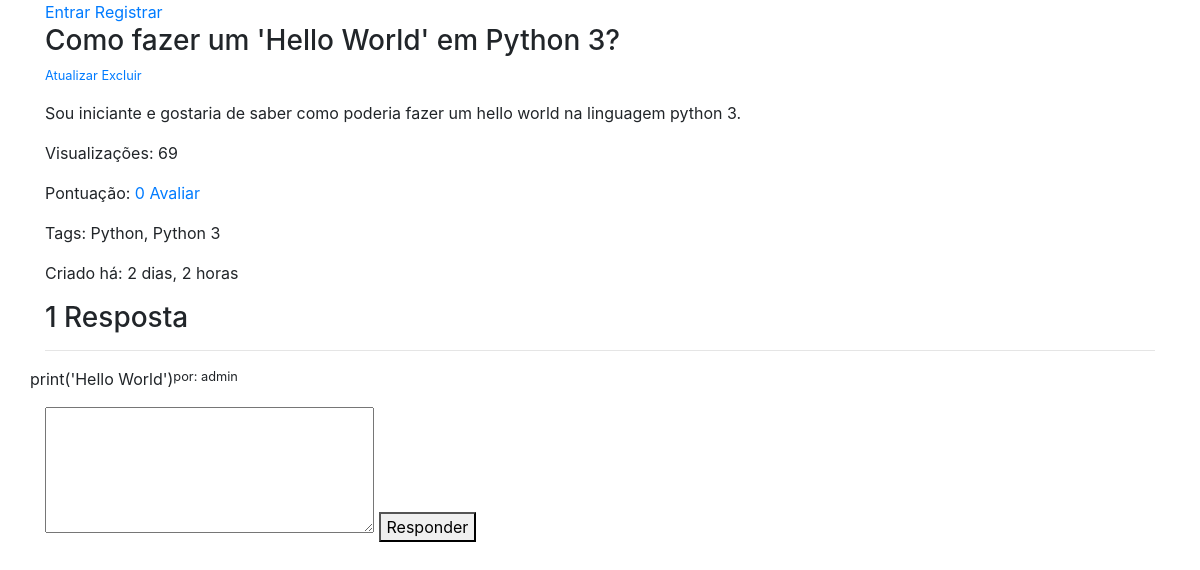
Page /forum/como-fazer-um-hello-world-em-python-3/ on the committed database.
### forum/models.py (models this page shows, shortened)
class Question(models.Model):
    user = models.ForeignKey(User, on_delete=models.CASCADE)
    title = models.CharField(max_length=120)
    text = models.TextField(max_length=500)
    views = models.IntegerField(default=0)
    likes = models.ManyToManyField(User, related_name='likes')
    tags = models.TextField(help_text='Separar tags por vírgula.')
    published = models.DateTimeField(auto_now_add=True)
    updated = models.DateTimeField(auto_now=True)
    slug = models.SlugField(max_length=200, blank=True, null=True)
    objects = QuestionManager()
    class Meta:
        ordering = ['-published']
    def __str__(self):
        return self.title
    def get_toggle_like_url(self):
        return reverse('forum:toggle-like', kwargs={'slug': self.slug})
    def get_toggle_like_api_url(self):
        return reverse('forum:toggle-like-api', kwargs={'slug': self.slug})
    def increment_visualization(self):
        self.views += 1
        self.save()

class Answer(models.Model):
    user = models.ForeignKey(User, on_delete=models.CASCADE)
    question = models.ForeignKey(Question, on_delete=models.CASCADE)
    text = models.TextField(max_length=500)
    likes = models.ManyToManyField(User, related_name='answer_likes', blank=True)
    published = models.DateTimeField(auto_now_add=True)
    updated = models.DateTimeField(auto_now=True)

### forum/views.py (the view)
# urls.py: path('<str:slug>/', views.QuestionDetailView.as_view(), name='detail'),
class QuestionDetailView(DetailView):
    def get_object(self, *args, **kwargs):
        question = Question.objects.get(slug=self.kwargs['slug'])
        question.increment_visualization()
        return question

### forum/models.py (called while the page is built)
def pre_save_receiver(sender, instance, *args, **kwargs):
    if not instance.slug:
        instance.slug = unique_slug_generator(instance)

    def get_queryset(self):
        return QuestionQuerySet(self.model, using=self._db)

### forum/templates/forum/question_detail.html (shortened to what this page needs)
{% extends 'base.html' %}
{% block content %}
    <h3>{{ question }}</h3>
    <small><p><a href="{% url 'forum:update' question.slug %}">Atualizar</a>
        <a href="{% url 'forum:delete' question.slug %}">Excluir</a></p></small>
    <p>{{ question.text }}</p>
    <p>Visualizações: {{ question.views }}</p>
    <p>Pontuação: <a class="like-btn" id="like-btn" data-href="{{ question.get_toggle_like_api_url }}" data-likes="{{ question.likes.count }}" href="{{ question.get_toggle_like_url }}"> {{ question.likes.count }} Avaliar</a></p>
    <p>Tags: {{ question.tags }}</p>
    <p>Criado há: {{ question.published|timesince }}</p>
    <h3>{{ question.answer_set.count }} Resposta{{ question.answer_set.count|pluralize }}</h3>
    <hr>
    {% for answer in question.answer_set.all %}
        <div class="row">
            <p>{{ answer.text }}</p>
            <small>por: {{ answer.user.username }}</small>
        </div>
        {% empty %}
        <p>Nenhuma resposta foi publicada.</p>
    {% endfor %}
    <form method="post">
        <textarea name="" id="" cols="30" rows="5"></textarea>
        <button type="submit">Responder</button>
    </form>
{% endblock  %}

### templates/base.html (shortened to what this page needs)
<!DOCTYPE html>
<html lang="en">
<head>
    {% include "snippets/css.html" %}
</head>
<body>
    {% include "snippets/nav.html" %}
    <div class="container">
        {% block content %}
        {% endblock %}
    </div>
</body>
</html>

### templates/snippets/css.html (shortened to what this page needs)
<link rel="stylesheet" href="https://maxcdn.bootstrapcdn.com/bootstrap/4.0.0-beta.3/css/bootstrap.min.css">

### templates/snippets/nav.html
<div class="container">
    {% if request.user.is_authenticated %}
        <a href="{% url 'forum:questions' %}">Fórum</a>
        <a href="">Grupos</a>
        <a href="">Exercícios</a>
    {% else %}
        <a href="">Entrar</a>
        <a href="">Registrar</a>
    {% endif %}
</div>

### templates/snippets/js.html (shortened to what this page needs)
{% load static %}

### rows in the picture
Question: title "Como fazer um 'Hello World' em Python 3?", text "Sou iniciante e gostaria de saber como poderia fazer um hello world na linguagem python 3.", views "69", likes.count "0", tags "Python, Python 3", published "2 dias, 2 horas", answer_set.count "1"
Answer: text "print('Hello World')", user.username "admin"
